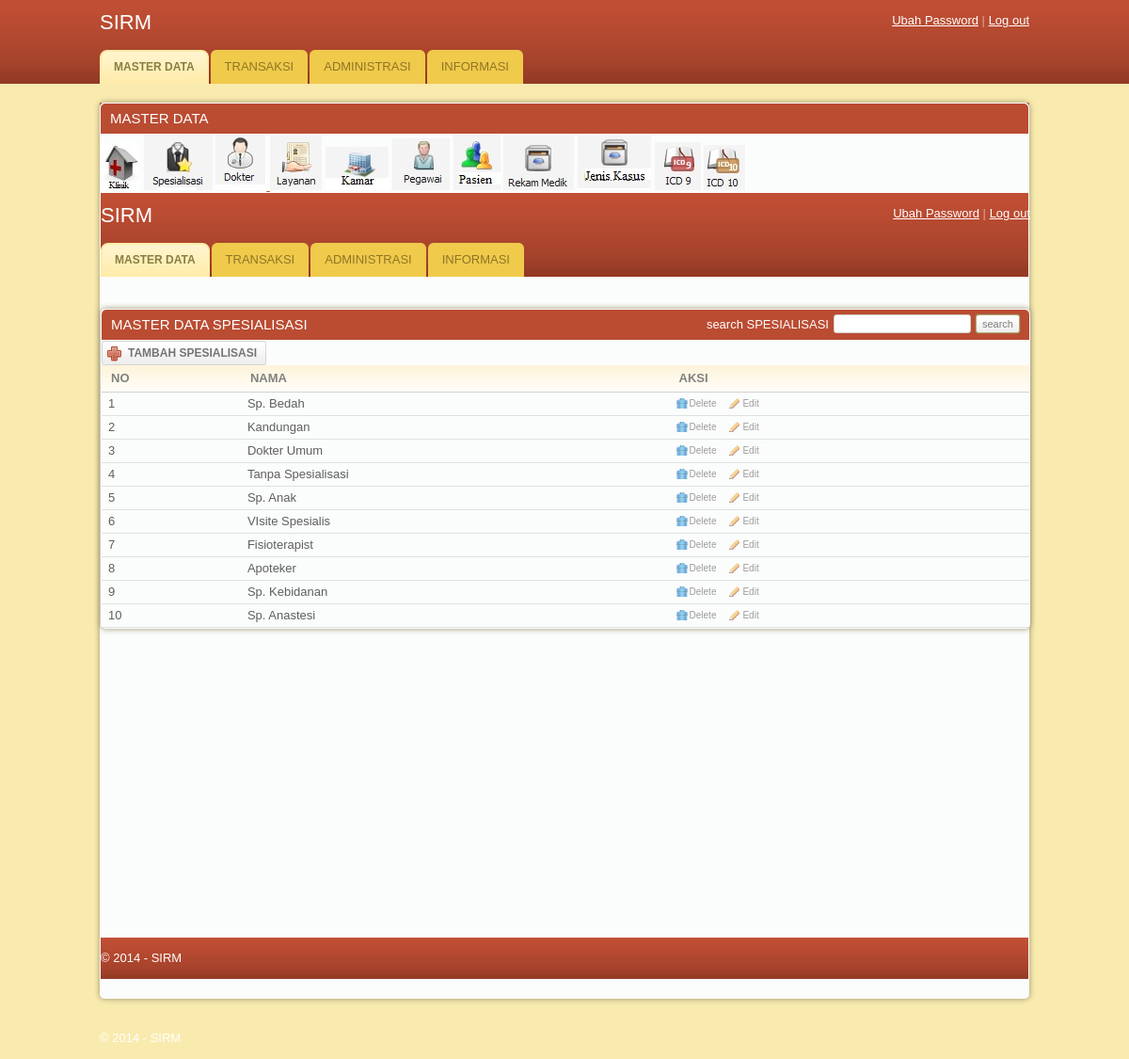
Screenshot of /MODUL/Master/index.php?master=spesialisasi with the database file from the repository.
### tables this page shows
CREATE TABLE IF NOT EXISTS `spesialisasi` (
  `id_spesialisasi` int(3) NOT NULL AUTO_INCREMENT,
  `nama_spesialisasi` varchar(20) NOT NULL,
  PRIMARY KEY (`id_spesialisasi`)
);

### MODUL/Master/spesialisasi.php (the view, shortened to what this page needs)
<!DOCTYPE html PUBLIC "-//W3C//DTD XHTML 1.0 Transitional//EN" "http://www.w3.org/TR/xhtml1/DTD/xhtml1-transitional.dtd">
<html xmlns="http://www.w3.org/1999/xhtml">
<head>
	<link rel="stylesheet" href="../../css/style.css" type="text/css" media="all" />
</head>
<body>
<div id="header">
	<div class="shell">
		<div id="top">
			<h1><a href="../index.php">SIRM</a></h1>
			<div id="top-navigation">
				<a href="#">Ubah Password</a>
				<span>|</span>
				<a href="#">Log out</a>
			</div>
		</div>
		<div id="navigation">
			<ul>
			    <li><a href="master.php" class="active"><span>MASTER DATA</span></a></li>
				<li><a href="../transaksi/transaksi.php"><span>TRANSAKSI</span></a></li>
			    <li><a href="../administrasi/administrasi.php"><span>ADMINISTRASI</span></a></li>
			    <li><a href="../../informasi.php"><span>INFORMASI</span></a></li>
			</ul>
		</div>
	</div>
</div>
<div id="container">
	<div class="shell">
		<br />
		<div id="main">
			<div id="content">
				<div class="box">
					<div class="box-head">
						<h2 class="left"><a href="spesialisasi.php">MASTER DATA SPESIALISASI</a></h2>
						<div class="right">
							<label>search SPESIALISASI</label>
							<input type="text" class="field small-field" />
							<input type="submit" class="button" value="search" />
						</div>
					</div>
					<div class="table">
					<a href="tambahspesialisasi.php" class="add-button"><span>TAMBAH SPESIALISASI</span></a><br>
						<table width="100%" border="0" cellspacing="0" cellpadding="0">
							<tr>
								<th>NO</th>
								<th>NAMA</th>
								<th>AKSI</th>
							</tr>
							<?php
							$no=0;
							$query = mysql_query("SELECT * FROM spesialisasi");
							while($data= mysql_fetch_array($query)){
							$no++;
							?>
							<tr>
								<td><?php echo $no;?></td>
								<td><?php echo $data['nama_spesialisasi'];?></td>
								<td><a href="hapusspes.php?id_spesialisasi=<?=$data['id_spesialisasi']?>" class="ico del" onclick="return konfirmasi('<?php echo $data['nama_spesialisasi'];?>')">Delete</a><a href="editspesialisasi.php?id_spesialisasi=<?=$data['id_spesialisasi']?>" class="ico edit">Edit</a></td>
							</tr>
							<?php }?>
						</table>
					</div>
				</div>
			</div>
		</div>
	</div>
<BR><BR><BR><BR><BR><BR><BR><BR><BR><BR><BR><BR><BR><BR><BR><BR><BR><BR><BR><BR><BR><BR>
<div id="footer">
	<div class="shell">
		<span class="left">&copy; 2014 - SIRM</span>
	</div>
</div>
</body>
</html>

### css/style.css (style rules this page uses)
* { padding:0; margin:0; outline:0; }
body { background:#f9ebae; font-family: Verdana, sans-serif; font-size:13px; line-height:14px; color:#5e5e5e; }
.field { border:solid 1px #d3cfc7; background:#fff; padding:5px; }
.small-field { border:solid 1px #d3cfc7; background:#fff; padding:3px 1px; font-size:11px; }
.button { background:#eee url(images/button.gif) repeat-x 0 0; border:solid 1px #b1a874; color:#7f7f7f; font-size:11px; padding:2px 6px 2px 6px; cursor:pointer; line-height:14px !important; }
a { color:#ba4c32; text-decoration: underline; cursor:pointer; }
.left, .alignleft { float:left; display:inline; }
.right, .alignright { float:right; display:inline; }
h1 { font-size:22px; line-height:24px; color:#fff; font-weight: normal; }
h1 a { color:#fff; text-decoration: none; }
h2 { font-size:15px; font-weight: normal; }
h2 a { color:white; text-decoration: none; }
.shell { width:988px; margin:0 auto; }
#header { height:89px; background:url(images/header.gif); white-space:nowrap; }
#header h1 { float:left; display:inline; padding-top:12px; }
#top-navigation { float:right; white-space:nowrap; color:#fff; padding-top:15px; }
#top-navigation a { color:#fff; }
#top-navigation span { color:#dca598; }
#top { height:53px; }
#navigation { height:36px; }
#navigation ul { list-style-type: none; }
#navigation ul li { float:left; display:inline; margin-right:2px; }
#navigation ul li a, #navigation ul li a span { float:left; height:36px; background:url(images/tab.gif) no-repeat 0 0; padding:0 0 0 15px; }
#navigation ul li a span { background-position:right 0; padding:0 15px 0 0; }
#navigation ul li a { line-height:36px; color:#907525; text-decoration: none; }
#navigation ul li a.active, #navigation ul li a:hover { background-position:0 bottom; }
#navigation ul li a.active span, #navigation ul li a:hover span { background-position:right bottom; }
#navigation ul li a.active { font-size:12px; font-weight: bold; color:#887e42; }
#container { padding:20px 0; }
#content { float:left; width:100%; }
.table th { background:#fffdfa url(images/th.gif) repeat-x 0 0; color:#818181; text-align: left; padding:7px 10px; border-bottom:solid 1px #d2d1cb; }
.table td { background:#fbfcfc; border-bottom:solid 1px #e0e0e0; padding:5px 7px; }
.box { background:#fbfcfc; height:100%; padding:1px; margin-bottom:20px; }
.box-head { background:#ba4c32; height:32px; color:#fff; padding: 0 10px; line-height:32px; border-bottom:solid 1px #fff; }
.box-head .right { padding-top:5px; line-height:13px; }
.box-head .right label, .box-head .right input { float:left; }
.box-head .right label { padding:4px 0 0 0; }
.box-head .right input { margin-left:5px; }
a.ico { color:#9d9c9a; font-size:10px; text-decoration: none; padding:0 0 0 14px; background-repeat:no-repeat; background-position:0 0; }
a.del { background-image:url(images/del.gif) }
a.edit { background-image:url(images/edit.gif); margin-left:14px; }
.add-button, .add-button span { float:left; height:26px; background:url(images/add-button.gif) no-repeat 0 0; padding:0 0 0 28px; }
.add-button span { background-position:right 0; padding:0 10px 0 0; }
.add-button { font-weight: bold; font-size:12px; color:#747474; text-decoration: none; line-height:26px; }
#footer { height:44px; background:url(images/footer.gif); line-height:44px; color:#fff; }
.box { -moz-border-radius:5px; -webkit-border-radius:5px; -moz-box-shadow: 0 0 6px #978f6c; -webkit-box-shadow: 0 0 6px #978f6c; }
.box-head { -moz-border-radius-topleft:5px; -moz-border-radius-topright:5px; -webkit-border-top-left-radius:5px; -webkit-border-top-right-radius:5px; }
.field, .button { -moz-border-radius:4px; -webkit-border-radius:4px; }
.small-field, .button, .pagging a { -moz-border-radius:3px; -webkit-border-radius:3px; }
.button { -moz-box-shadow: 0 0 2px #978f6c; -webkit-box-shadow: 0 0 2px #978f6c; }

### rows the page displays
spesialisasi: nama_spesialisasi "Sp. Bedah"
spesialisasi: nama_spesialisasi "Kandungan"
spesialisasi: nama_spesialisasi "Dokter Umum"
spesialisasi: nama_spesialisasi "Tanpa Spesialisasi"
spesialisasi: nama_spesialisasi "Sp. Anak"
spesialisasi: nama_spesialisasi "VIsite Spesialis"
spesialisasi: nama_spesialisasi "Fisioterapist"
spesialisasi: nama_spesialisasi "Apoteker"
spesialisasi: nama_spesialisasi "Sp. Kebidanan"
spesialisasi: nama_spesialisasi "Sp. Anastesi"
